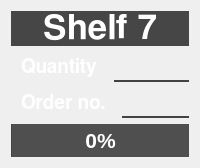
            <widget class="QGroupBox" name="groupBox_sh_7">
             <property name="styleSheet">
              <string notr="true">border: 2px oultine rgb(95,95,95);</string>
             </property>
             <property name="title">
              <string/>
             </property>
             <layout class="QVBoxLayout" name="verticalLayout_15">
              <item>
               <layout class="QVBoxLayout" name="verticalLayout_16">
                <item>
                 <widget class="QLabel" name="shelf_no_label_sh_7">
                  <property name="font">
                   <font>
                    <family>FreeSans</family>
                    <pointsize>26</pointsize>
                    <weight>75</weight>
                    <bold>true</bold>
                   </font>
                  </property>
                  <property name="styleSheet">
                   <string notr="true">border-color: rgb(83, 83, 83);
background-color: rgb(70, 70, 70);
color: rgb(255, 255, 255);</string>
                  </property>
                  <property name="frameShape">
                   <enum>QFrame::Panel</enum>
                  </property>
                  <property name="frameShadow">
                   <enum>QFrame::Raised</enum>
                  </property>
                  <property name="text">
                   <string>Shelf 7</string>
                  </property>
                  <property name="alignment">
                   <set>Qt::AlignCenter</set>
                  </property>
                 </widget>
                </item>
                <item>
                 <layout class="QHBoxLayout" name="horizontalLayout_15" stretch="0,0">
                  <item>
                   <widget class="QLabel" name="qty_descr_label_sh_7">
                    <property name="font">
                     <font>
                      <family>FreeSans</family>
                      <pointsize>14</pointsize>
                      <weight>75</weight>
                      <bold>true</bold>
                     </font>
                    </property>
                    <property name="styleSheet">
                     <string notr="true">border-color: rgb(130, 130, 130);
color: rgb(255, 255, 255);
padding: 5px;
</string>
                    </property>
                    <property name="frameShadow">
                     <enum>QFrame::Sunken</enum>
                    </property>
                    <property name="lineWidth">
                     <number>0</number>
                    </property>
                    <property name="text">
                     <string>Quantity</string>
                    </property>
                   </widget>
                  </item>
                  <item>
                   <widget class="QLabel" name="qty_label_sh_7">
                    <property name="minimumSize">
                     <size>
                      <width>0</width>
                      <height>0</height>
                     </size>
                    </property>
                    <property name="font">
                     <font>
                      <family>FreeSans</family>
                      <pointsize>15</pointsize>
                      <weight>75</weight>
                      <bold>true</bold>
                     </font>
                    </property>
                    <property name="styleSheet">
                     <string notr="true">border-bottom-style: solid;
border-bottom-color: rgb(66, 66, 66);
</string>
                    </property>
                    <property name="frameShape">
                     <enum>QFrame::Box</enum>
                    </property>
                    <property name="frameShadow">
                     <enum>QFrame::Plain</enum>
                    </property>
                    <property name="lineWidth">
                     <number>3</number>
                    </property>
                    <property name="text">
                     <string/>
                    </property>
                    <property name="alignment">
                     <set>Qt::AlignRight|Qt::AlignTrailing|Qt::AlignVCenter</set>
                    </property>
                    <property name="indent">
                     <number>-1</number>
                    </property>
                   </widget>
                  </item>
                 </layout>
                </item>
                <item>
                 <layout class="QHBoxLayout" name="horizontalLayout_16" stretch="0,0">
                  <item>
                   <widget class="QLabel" name="order_descr_label_sh_7">
                    <property name="font">
                     <font>
                      <family>FreeSans</family>
                      <pointsize>14</pointsize>
                      <weight>75</weight>
                      <bold>true</bold>
                     </font>
                    </property>
                    <property name="styleSheet">
                     <string notr="true">border-color: rgb(130, 130, 130);
color: rgb(255, 255, 255);
padding: 5px;
</string>
                    </property>
                    <property name="frameShadow">
                     <enum>QFrame::Plain</enum>
                    </property>
                    <property name="lineWidth">
                     <number>0</number>
                    </property>
                    <property name="text">
                     <string>Order no.</string>
                    </property>
                   </widget>
                  </item>
                  <item>
                   <widget class="QLabel" name="order_label_sh_7">
                    <property name="minimumSize">
                     <size>
                      <width>0</width>
                      <height>0</height>
                     </size>
                    </property>
                    <property name="font">
                     <font>
                      <family>FreeSans</family>
                      <pointsize>15</pointsize>
                      <weight>75</weight>
                      <bold>true</bold>
                     </font>
                    </property>
                    <property name="styleSheet">
                     <string notr="true">border-bottom-style: solid;
border-bottom-color: rgb(66, 66, 66);
</string>
                    </property>
                    <property name="frameShadow">
                     <enum>QFrame::Sunken</enum>
                    </property>
                    <property name="lineWidth">
                     <number>4</number>
                    </property>
                    <property name="text">
                     <string/>
                    </property>
                    <property name="alignment">
                     <set>Qt::AlignRight|Qt::AlignTrailing|Qt::AlignVCenter</set>
                    </property>
                    <property name="indent">
                     <number>2</number>
                    </property>
                   </widget>
                  </item>
                 </layout>
                </item>
                <item>
                 <widget class="QProgressBar" name="progressBar_sh_7">
                  <property name="font">
                   <font>
                    <pointsize>16</pointsize>
                    <weight>75</weight>
                    <bold>true</bold>
                   </font>
                  </property>
                  <property name="acceptDrops">
                   <bool>false</bool>
                  </property>
                  <property name="styleSheet">
                   <string notr="true">border-color: rgb(130, 130, 130);
background-color: rgb(79, 79, 79);
color: rgb(255, 255, 255);</string>
                  </property>
                  <property name="value">
                   <number>0</number>
                  </property>
                  <property name="alignment">
                   <set>Qt::AlignCenter</set>
                  </property>
                  <property name="orientation">
                   <enum>Qt::Horizontal</enum>
                  </property>
                  <property name="invertedAppearance">
                   <bool>false</bool>
                  </property>
                  <property name="textDirection">
                   <enum>QProgressBar::TopToBottom</enum>
                  </property>
                 </widget>
                </item>
               </layout>
              </item>
             </layout>
            </widget>
